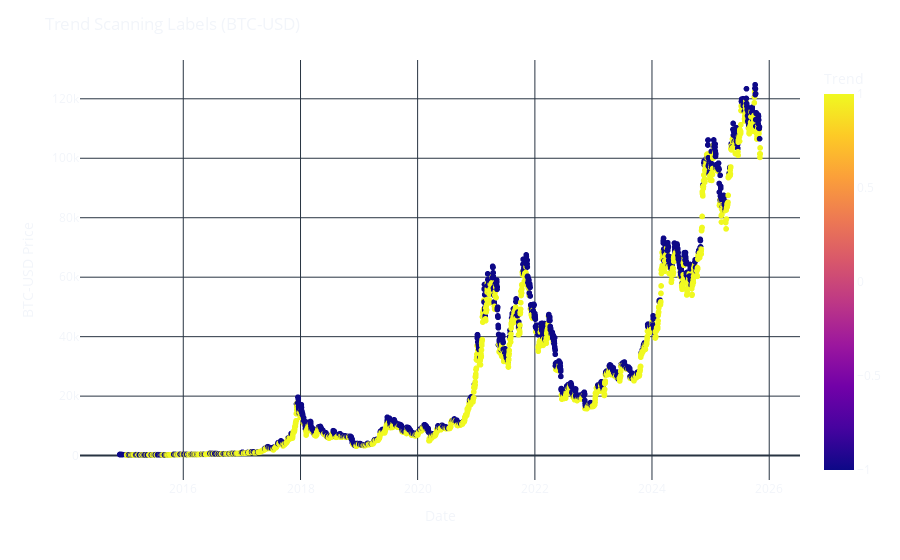

Here is the notebook cell this chart was saved with:
### Code cell
# Plot the identified trends (1 for up, -1 for down) (with Plotly)
trends['Trend'] = trends['Trend'].astype(int)
fig = px.scatter(trends, y='Close', color='Trend') 
update_figure_layout(fig, 'Trend Scanning Labels (BTC-USD)', 'Date', 'BTC-USD Price')

# Finalize plot: Save if enabled, then show
filename = "labeling_05_trend_scanning_labels.png"
if SAVE_PLOTS:
    full_path = os.path.join(SAVE_DIR, filename)
    fig.write_image(full_path, width=1200, height=700) 
    print(f"Figure saved to: {full_path}")

fig.show()

### Figure 1 — Plotly figure (JSON) as saved in the notebook; plotly's stock layout.template omitted (floating-point values rounded to 4 significant figures; data arrays with more than 128 entries replaced by an {"elided": "..."} marker saying what was removed)
{"data": [{"hovertemplate": "index=%{x}<br>Close=%{y}<br>Trend=%{marker.color}<extra></extra>", "legendgroup": "", "marker": {"color": {"elided": "3959 int values"}, "coloraxis": "coloraxis", "symbol": "circle"}, "mode": "markers", "name": "", "showlegend": false, "type": "scattergl", "x": {"elided": "3959 str values"}, "xaxis": "x", "y": {"elided": "3959 float values"}, "yaxis": "y"}], "layout": {"coloraxis": {"colorbar": {"title": {"text": "Trend"}}, "colorscale": [[0, "#0d0887"], [0.1111, "#46039f"], [0.2222, "#7201a8"], [0.3333, "#9c179e"], [0.4444, "#bd3786"], [0.5556, "#d8576b"], [0.6667, "#ed7953"], [0.7778, "#fb9f3a"], [0.8889, "#fdca26"], [1, "#f0f921"]]}, "legend": {"tracegroupgap": 0, "x": 1, "xanchor": "auto", "y": 1, "yanchor": "auto"}, "margin": {"t": 60}, "paper_bgcolor": "rgba(0,0,0,0)", "plot_bgcolor": "rgba(0,0,0,0)", "title": {"text": "Trend Scanning Labels (BTC-USD)"}, "xaxis": {"anchor": "y", "domain": [0, 1], "title": {"text": "Date"}}, "yaxis": {"anchor": "x", "domain": [0, 1], "title": {"text": "BTC-USD Price"}}}}
